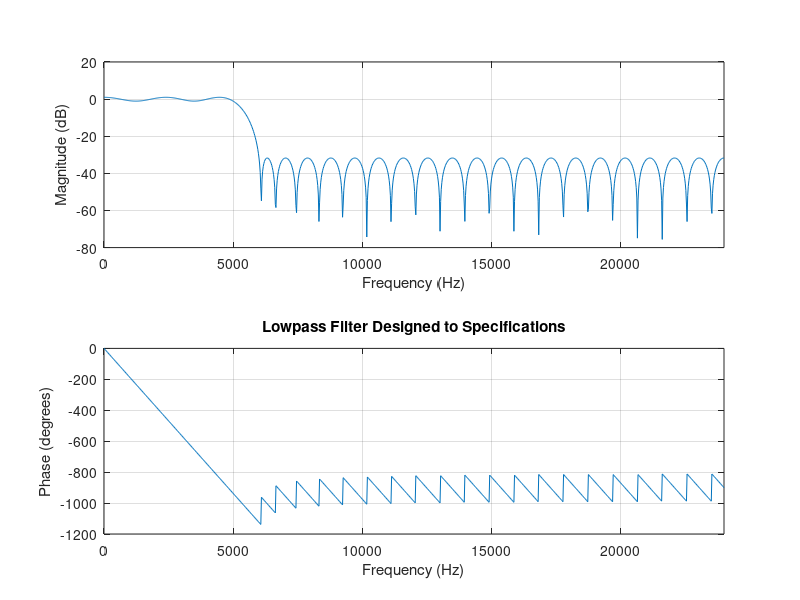

Recreate this plot in MATLAB.
rp = 2;           % Passband ripple
rs = 32;          % Stopband ripple
fs = 48000;        % Sampling frequency
f = [5000 6000];    % Cutoff frequencies
a = [1 0];        % Desired amplitudes

dev = [(10^(rp/20)-1)/(10^(rp/20)+1)  10^(-rs/20)]; 
[n,fo,ao,w] = firpmord(f,a,dev,fs);
b = firpm(n,fo,ao,w);
freqz(b,1,1024,fs)
title('Lowpass Filter Designed to Specifications')

fid = fopen('fir_coeffs.dat','w');
fprintf(fid,'%f,\n', b);
fclose(fid);
